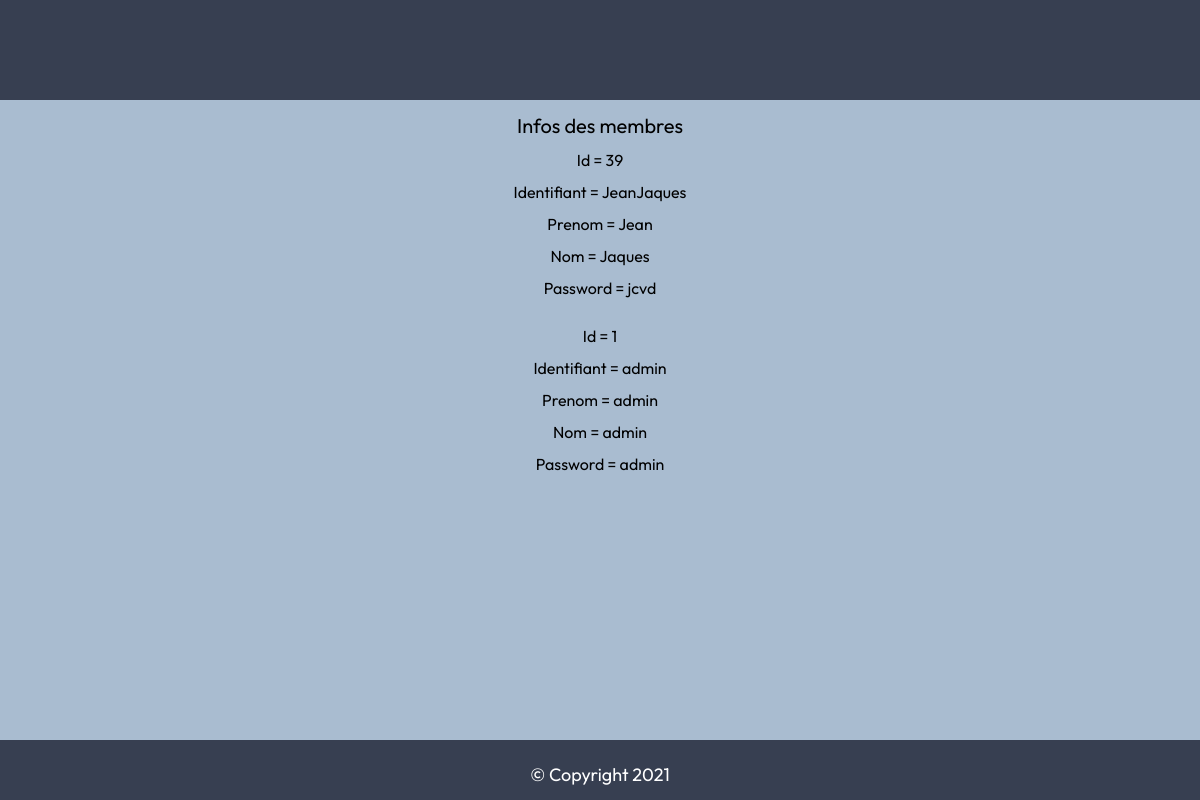
The app's page /admin.php, older data.
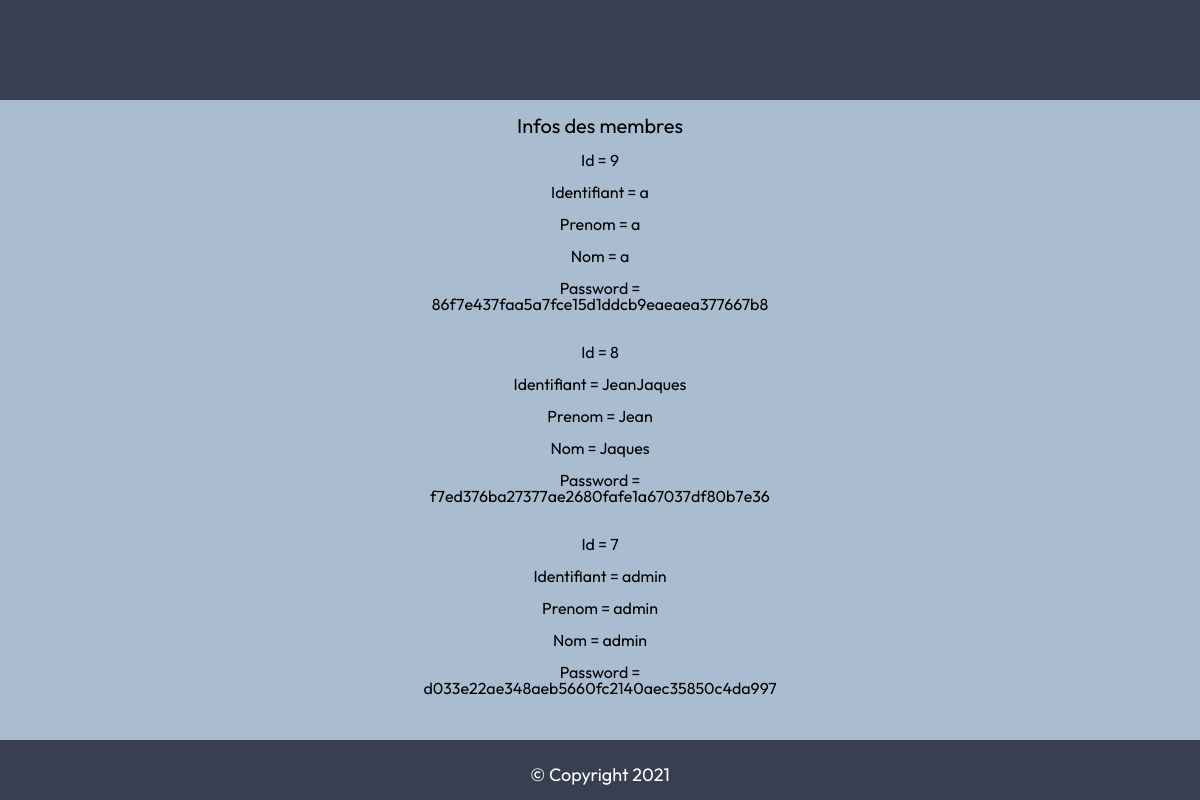
The same page, newer data.
### tables this page shows
CREATE TABLE IF NOT EXISTS `utilisateurs` (
  `id` int NOT NULL AUTO_INCREMENT,
  `login` varchar(255) NOT NULL,
  `prenom` varchar(255) NOT NULL,
  `nom` varchar(255) NOT NULL,
  `password` varchar(255) NOT NULL,
  PRIMARY KEY (`id`)
);

### admin.php (the view, shortened to what this page needs)
<?php
$bdd = new PDO('mysql:host=localhost;dbname=moduleconnexion', 'root', '');
$membres = $bdd->query('SELECT * FROM utilisateurs ORDER BY id DESC')
?>
<!DOCTYPE html>
<html lang="en">
<head>
    <link rel="stylesheet" href="/module-connexion/CSS/style.css" />
</head>
<body>
    <header>
    </header>
    <div align="center">
        <br />
        <h1>Infos des membres</h1><br />
        <form class="formadmin">
            <fieldset class="fieldadmin">
                <ul class="ul">
                    <?php while ($users = $membres->fetch()) { ?>
                        <li class="li">
                            <p>Id = <?= $users['id'] ?></p><br/>
                            <p>Identifiant = <?= $users['login'] ?></p><br/>
                            <p> Prenom = <?= $users['prenom'] ?></p><br/>
                            <p> Nom = <?= $users['nom'] ?></p></br>
                            <p> Password = <?= $users['password'] ?></p><br/>
                            <br />
                        </li>
                    <?php } ?>
                </ul>
                <br />
            </fieldset>
        </form>
    </div>
    <footer>
        <div class="contact">© Copyright 2021 </div>
    </footer>
</body>
</html>

### CSS/style.css (style rules this page uses)
html, body, div, span, applet, object, iframe, h1, h2, h3, h4, h5, h6, p, blockquote, pre, a, abbr, acronym, address, big, cite, code, del, dfn, em, img, ins, kbd, q, s, samp, small, strike, strong, sub, sup, tt, var, b, u, i, center, dl, dt, dd, ol, ul, li, fieldset, form, label, legend, table, caption, tbody, tfoot, thead, tr, th, td, article, aside, canvas, details, embed, figure, figcaption, footer, header, hgroup, menu, nav, output, ruby, section, summary, time, mark, audio, video { margin: 0; padding: 0; border: 0; font-size: 100%; font: inherit; vertical-align: baseline; }
article, aside, details, figcaption, figure, footer, header, hgroup, menu, nav, section { display: block; }
body { line-height: 1; }
ol, ul { list-style: none; }
* { box-sizing: border-box; }
body { background-color: #A9BCD0; font-family:'Outfit', sans-serif; margin:0; padding:0; height:100%; }
header { background-color: #373F51; font-family:'Outfit', sans-serif; height: 100px; display: flex; align-items: center; justify-content: center; color:white; font-size: large; justify-content: space-evenly }
footer { position: fixed; padding: 10px 10px 0px 10px; font-family: 'Outfit', sans-serif; bottom: 0; width: 100%; height: 60px; background-color:#373F51; display: flex; align-items: center; justify-content: center; }
.contact { font-size: large; color: #fff; }
.formadmin { width: 30%; }
ul,li { list-style-type: none; }
h1 { font-size: 20px; }

Row changes from the older to the newer data that the page shows:
removed utilisateurs: id "39", login "JeanJaques", prenom "Jean", nom "Jaques", password "jcvd"
removed utilisateurs: id "1", login "admin", prenom "admin", nom "admin", password "admin"
added utilisateurs: id "9", login "a", prenom "a", nom "a", password "86f7e437faa5a7fce15d1ddcb9eaeaea377667b8"
added utilisateurs: id "8", login "JeanJaques", prenom "Jean", nom "Jaques", password "f7ed376ba27377ae2680fafe1a67037df80b7e36"
added utilisateurs: id "7", login "admin", prenom "admin", nom "admin", password "d033e22ae348aeb5660fc2140aec35850c4da997"
